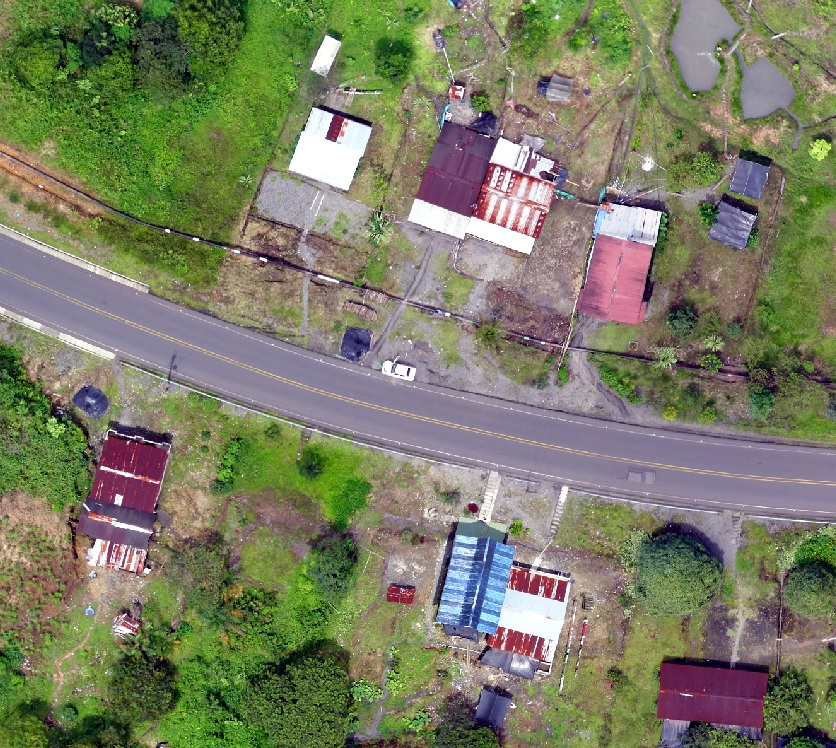
#> input picture ImagenJPG.jpg, 836 x 748 px, found by its file name
$ python Taller01.py
#> lines starting #> are read from the running program, lines starting #| are printed output that depends on the picture; after the words box and inside, x2 and y2 are one past the last pixel; in counts of white or black regions, pixels touching at a corner belong together
import cv2 as cv
import numpy as np
import sys
import os
from matplotlib import pyplot as plt

#Importa la Imagen desde la carpeta de trabajo
basicColor = cv.imread('/content/ImagenJPG.jpg')
#> basicColor is the input picture: shape (748, 836, 3); mean B, G, R 99.5, 125.1, 122.3
#Convierte RGB a BGR
gray = cv.cvtColor(basicColor,cv.COLOR_BGR2GRAY)
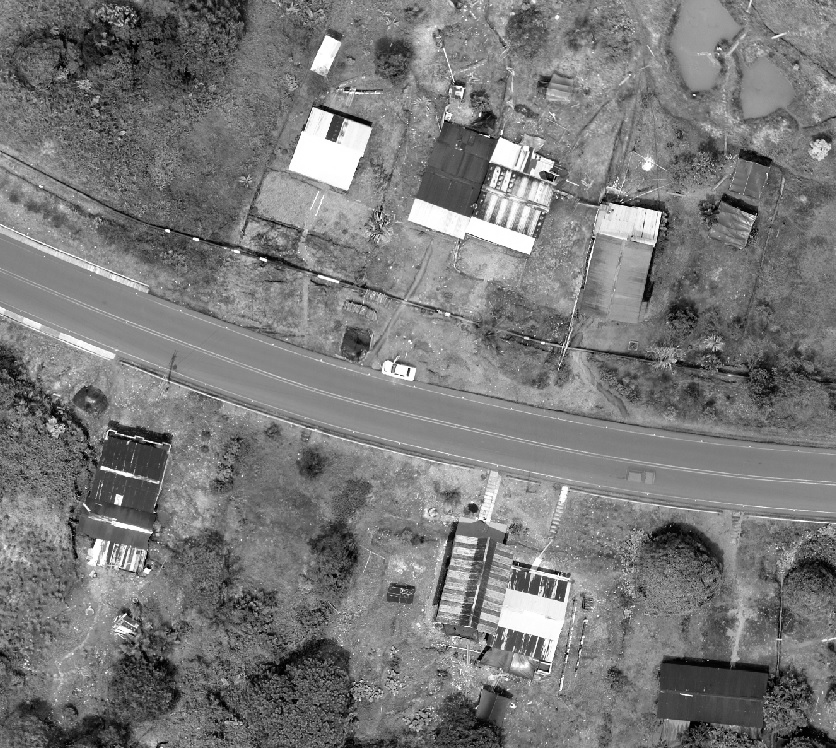
#> gray: shape (748, 836); min 0, max 255, mean 121.4
#Propiedades de la foto
histograma = cv.calcHist([gray], [0], None, [256], [0, 256])
#> histograma = 256 values, max 10454 at index 134, min 16 at index 0, mean 2442.7
plt.plot(histograma, color='gray')
plt.xlim([0, 256])
plt.show()
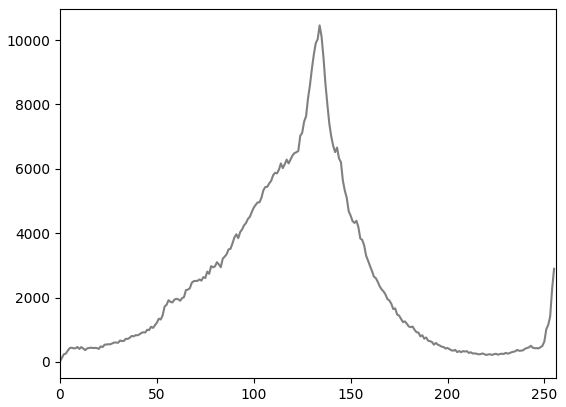
#> figure drawn by matplotlib, 1 panel; curve peaks at x = 134, y = 10454
plt.imshow(gray)
plt.title('Imagen grises')
plt.show()

#Tomando la imagen de grises BGR2GRAY, se extraen los pixeles blancos y negros ==> Sumatoria
number_of_white_pix = np.sum(gray == 255)
#> number_of_white_pix = 2893
number_of_black_pix = np.sum(gray == 0)
#> number_of_black_pix = 16
Total_Pixeles =  number_of_white_pix + number_of_black_pix
#> Total_Pixeles = 2909
print('Total pixeles Imagen:', Total_Pixeles)
#| Total pixeles Imagen: 2909

#Canales de la imagen y su histograma por color
bgr_planes = cv.split(basicColor)
histSize = 256
histRange = (0, 256) # Limite Superior
accumulate = False
b_hist = cv.calcHist(bgr_planes, [0], None, [histSize], histRange, accumulate=accumulate)
#> b_hist = 256 values, max 8809 at index 255, min 180 at index 226, mean 2442.7
g_hist = cv.calcHist(bgr_planes, [1], None, [histSize], histRange, accumulate=accumulate)
#> g_hist = 256 values, max 10448 at index 130, min 228 at index 222, mean 2442.7
r_hist = cv.calcHist(bgr_planes, [2], None, [histSize], histRange, accumulate=accumulate)
#> r_hist = 256 values, max 8935 at index 135, min 319 at index 1, mean 2442.7
hist_w = 512
hist_h = 400
bin_w = int(round( hist_w/histSize ))
histImage = np.zeros((hist_h, hist_w, 3), dtype=np.uint8)
cv.normalize(b_hist, b_hist, alpha=0, beta=hist_h, norm_type=cv.NORM_MINMAX)
cv.normalize(g_hist, g_hist, alpha=0, beta=hist_h, norm_type=cv.NORM_MINMAX)
cv.normalize(r_hist, r_hist, alpha=0, beta=hist_h, norm_type=cv.NORM_MINMAX)
for i in range(1, histSize):
    cv.line(histImage, ( bin_w*(i-1), hist_h - int(b_hist[i-1]) ),
            ( bin_w*(i), hist_h - int(b_hist[i]) ),
            ( 255, 0, 0), thickness=2)
    cv.line(histImage, ( bin_w*(i-1), hist_h - int(g_hist[i-1]) ),
            ( bin_w*(i), hist_h - int(g_hist[i]) ),
            ( 0, 255, 0), thickness=2)
    cv.line(histImage, ( bin_w*(i-1), hist_h - int(r_hist[i-1]) ),
            ( bin_w*(i), hist_h - int(r_hist[i]) ),
            ( 0, 0, 255), thickness=2)
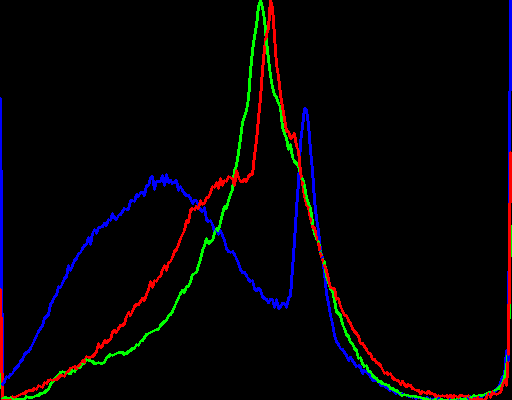
#> histImage: shape (400, 512, 3); mean of channels 0, 1, 2 5.4, 3.6, 5.4; drawn as B, G, R
plt.imshow(histImage)
plt.title('Histograma RGB de los canales')
plt.show()
print(bgr_planes)
#> (printed output is left out)

#Version Binaria
ret, Ibw_otsu = cv.threshold(gray,0,255,cv.THRESH_BINARY_INV+cv.THRESH_OTSU)
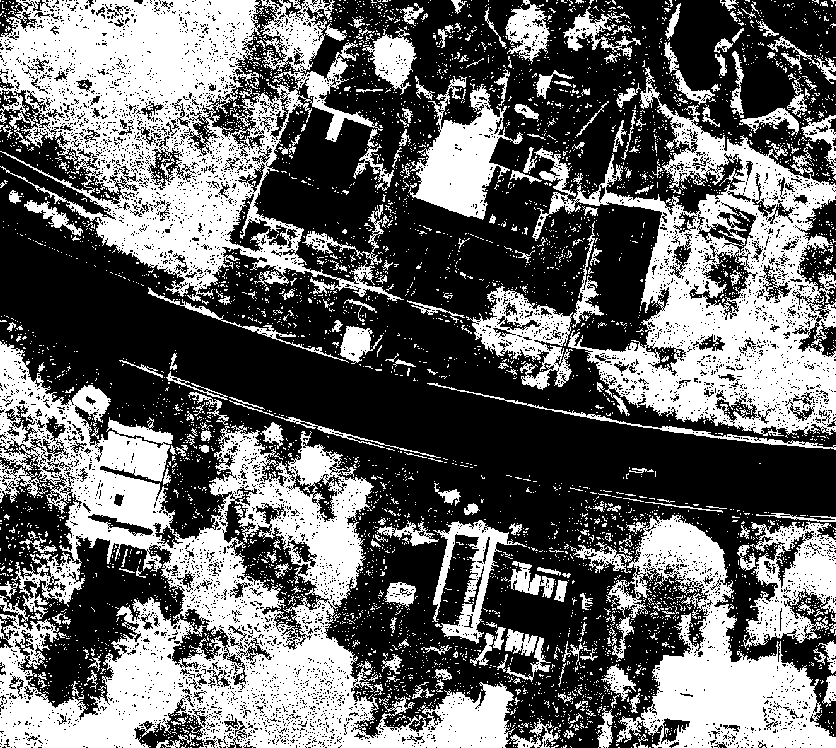
#> Ibw_otsu: shape (748, 836); 41% white; 4718 white regions (4461 under 20 px), largest, box (x1, y1, x2, y2) and area: (0, 341, 515, 748) 74976, (0, 0, 404, 301) 53557, (532, 67, 836, 436) 40615
#> ret = 115
plt.imshow(Ibw_otsu)
plt.title('Imagen Binaria')
plt.show()
